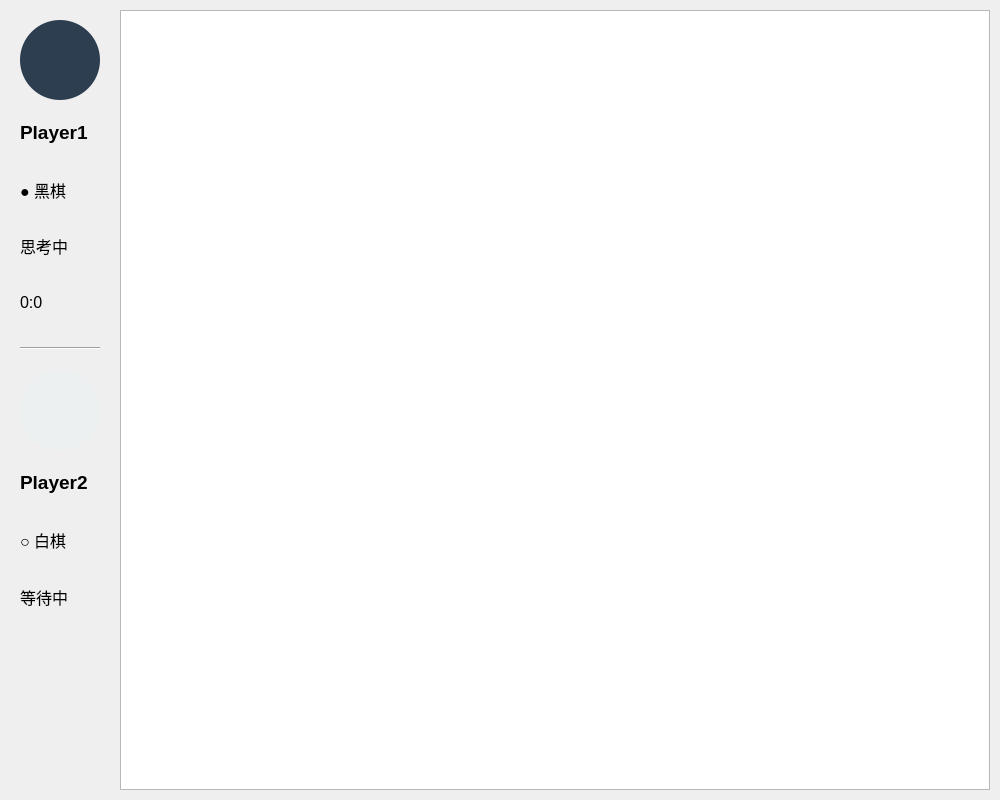
<?xml version="1.0" encoding="UTF-8"?>
<ui version="4.0">
 <class>GameWidget</class>
 <widget class="QWidget" name="GameWidget">
  <property name="geometry">
   <rect>
    <x>0</x>
    <y>0</y>
    <width>1000</width>
    <height>800</height>
   </rect>
  </property>
  <property name="windowTitle">
   <string>五子棋</string>
  </property>
  <layout class="QVBoxLayout" name="verticalLayout_main">
   <property name="spacing">
    <number>10</number>
   </property>
   <property name="leftMargin">
    <number>10</number>
   </property>
   <property name="topMargin">
    <number>10</number>
   </property>
   <property name="rightMargin">
    <number>10</number>
   </property>
   <property name="bottomMargin">
    <number>10</number>
   </property>
   <item>
    <layout class="QHBoxLayout" name="horizontalLayout_board">
     <property name="spacing">
      <number>10</number>
     </property>
     <item>
      <layout class="QVBoxLayout" name="verticalLayout_player" stretch="3,0,3,1">
       <property name="spacing">
        <number>20</number>
       </property>
       <property name="leftMargin">
        <number>10</number>
       </property>
       <property name="topMargin">
        <number>10</number>
       </property>
       <property name="rightMargin">
        <number>10</number>
       </property>
       <property name="bottomMargin">
        <number>10</number>
       </property>
       <item>
        <widget class="QFrame" name="frame_black">
         <layout class="QVBoxLayout" name="verticalLayout_black">
          <property name="spacing">
           <number>8</number>
          </property>
          <property name="leftMargin">
           <number>0</number>
          </property>
          <property name="topMargin">
           <number>0</number>
          </property>
          <property name="rightMargin">
           <number>0</number>
          </property>
          <property name="bottomMargin">
           <number>0</number>
          </property>
          <item>
           <widget class="QLabel" name="lbl_avatar_black">
            <property name="minimumSize">
             <size>
              <width>80</width>
              <height>80</height>
             </size>
            </property>
            <property name="maximumSize">
             <size>
              <width>80</width>
              <height>80</height>
             </size>
            </property>
            <property name="styleSheet">
             <string>border-radius:40px;background-color:#2c3e50;</string>
            </property>
            <property name="alignment">
             <set>Qt::AlignmentFlag::AlignCenter</set>
            </property>
           </widget>
          </item>
          <item>
           <widget class="QLabel" name="lbl_name_black">
            <property name="font">
             <font>
              <pointsize>14</pointsize>
              <bold>true</bold>
             </font>
            </property>
            <property name="text">
             <string>Player1</string>
            </property>
           </widget>
          </item>
          <item>
           <widget class="QLabel" name="lbl_color_black">
            <property name="font">
             <font>
              <pointsize>12</pointsize>
             </font>
            </property>
            <property name="text">
             <string>● 黑棋</string>
            </property>
           </widget>
          </item>
          <item>
           <widget class="QLabel" name="lbl_status_black">
            <property name="font">
             <font>
              <pointsize>12</pointsize>
             </font>
            </property>
            <property name="text">
             <string>思考中</string>
            </property>
           </widget>
          </item>
          <item>
           <widget class="QLabel" name="lbl_time_black">
            <property name="font">
             <font>
              <pointsize>12</pointsize>
             </font>
            </property>
            <property name="text">
             <string>0:0</string>
            </property>
           </widget>
          </item>
         </layout>
        </widget>
       </item>
       <item>
        <widget class="QFrame" name="line_split">
         <property name="frameShape">
          <enum>QFrame::Shape::HLine</enum>
         </property>
         <property name="frameShadow">
          <enum>QFrame::Shadow::Sunken</enum>
         </property>
        </widget>
       </item>
       <item>
        <widget class="QFrame" name="frame_white">
         <layout class="QVBoxLayout" name="verticalLayout_white">
          <property name="spacing">
           <number>8</number>
          </property>
          <property name="leftMargin">
           <number>0</number>
          </property>
          <property name="topMargin">
           <number>0</number>
          </property>
          <property name="rightMargin">
           <number>0</number>
          </property>
          <property name="bottomMargin">
           <number>0</number>
          </property>
          <item>
           <widget class="QLabel" name="lbl_avatar_white">
            <property name="minimumSize">
             <size>
              <width>80</width>
              <height>80</height>
             </size>
            </property>
            <property name="maximumSize">
             <size>
              <width>80</width>
              <height>80</height>
             </size>
            </property>
            <property name="styleSheet">
             <string>border-radius:40px;background-color:#ecf0f1;</string>
            </property>
            <property name="alignment">
             <set>Qt::AlignmentFlag::AlignCenter</set>
            </property>
           </widget>
          </item>
          <item>
           <widget class="QLabel" name="lbl_name_white">
            <property name="font">
             <font>
              <pointsize>14</pointsize>
              <bold>true</bold>
             </font>
            </property>
            <property name="text">
             <string>Player2</string>
            </property>
           </widget>
          </item>
          <item>
           <widget class="QLabel" name="lbl_color_white">
            <property name="font">
             <font>
              <pointsize>12</pointsize>
             </font>
            </property>
            <property name="text">
             <string>○ 白棋</string>
            </property>
           </widget>
          </item>
          <item>
           <widget class="QLabel" name="lbl_status_white">
            <property name="font">
             <font>
              <pointsize>12</pointsize>
             </font>
            </property>
            <property name="text">
             <string>等待中</string>
            </property>
           </widget>
          </item>
          <item>
           <widget class="QLabel" name="lbl_time_white">
            <property name="font">
             <font>
              <pointsize>12</pointsize>
             </font>
            </property>
            <property name="text">
             <string/>
            </property>
           </widget>
          </item>
         </layout>
        </widget>
       </item>
       <item>
        <spacer name="verticalSpacer">
         <property name="orientation">
          <enum>Qt::Orientation::Vertical</enum>
         </property>
         <property name="sizeHint" stdset="0">
          <size>
           <width>20</width>
           <height>40</height>
          </size>
         </property>
        </spacer>
       </item>
      </layout>
     </item>
     <item>
      <widget class="QGraphicsView" name="graphicsView_board">
       <property name="sizePolicy">
        <sizepolicy hsizetype="Expanding" vsizetype="Expanding">
         <horstretch>0</horstretch>
         <verstretch>0</verstretch>
        </sizepolicy>
       </property>
      </widget>
     </item>
    </layout>
   </item>
   <item>
    <layout class="QHBoxLayout" name="horizontalLayout_btns">
     <property name="leftMargin">
      <number>0</number>
     </property>
     <property name="topMargin">
      <number>0</number>
     </property>
     <property name="rightMargin">
      <number>0</number>
     </property>
     <property name="bottomMargin">
      <number>0</number>
     </property>
    </layout>
   </item>
  </layout>
 </widget>
 <resources/>
 <connections/>
</ui>
